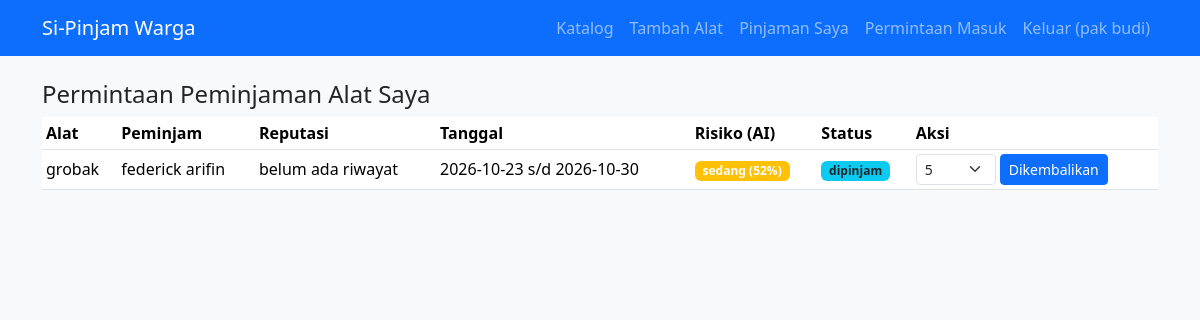
Screenshot of /owner (signed in) with the database file from the repository.
### models.py (models this page shows)
class User(UserMixin, db.Model):
    id = db.Column(db.Integer, primary_key=True)
    name = db.Column(db.String(80), nullable=False)
    email = db.Column(db.String(120), unique=True, nullable=False)
    password_hash = db.Column(db.String(200), nullable=False)

class Loan(db.Model):
    id = db.Column(db.Integer, primary_key=True)
    item_id = db.Column(db.Integer, db.ForeignKey("item.id"), nullable=False)
    borrower_id = db.Column(db.Integer, db.ForeignKey("user.id"), nullable=False)
    start_date = db.Column(db.Date, nullable=False)
    due_date = db.Column(db.Date, nullable=False)
    returned_date = db.Column(db.Date)
    status = db.Column(db.String(20), default="diajukan")
    risk_prob = db.Column(db.Float)
    risk_label = db.Column(db.String(10))
    created_at = db.Column(db.Date, default=date.today)
    item = db.relationship("Item")
    borrower = db.relationship("User")

class Item(db.Model):
    id = db.Column(db.Integer, primary_key=True)
    name = db.Column(db.String(100), nullable=False)
    category = db.Column(db.String(50), nullable=False)
    description = db.Column(db.Text, default="")
    owner_id = db.Column(db.Integer, db.ForeignKey("user.id"), nullable=False)
    owner = db.relationship("User")

### app.py (the view)
@app.route("/owner")
@login_required
def owner():
    mark_overdue()
    loans = (Loan.query.join(Item).filter(Item.owner_id == current_user.id)
             .order_by(Loan.id.desc()).all())
    return render_template("owner.html", loans=loans)

### app.py (called while the page is built)
@login_manager.user_loader
def load_user(uid):
    return db.session.get(User, int(uid))

### logic.py (called while the page is built)
def mark_overdue():
    for l in Loan.query.filter(Loan.status == "dipinjam", Loan.due_date < date.today()):
        l.status = "terlambat"
    db.session.commit()

def borrower_stats(user_id):
    loans = Loan.query.filter_by(borrower_id=user_id, status="dikembalikan").all()
    n = len(loans)
    if n == 0:  # peminjam baru: nilai netral
        return {"n_prev": 0, "ontime_rate": 0.5, "avg_rating": 3.0}
    ontime = sum(1 for l in loans if l.returned_date <= l.due_date) / n
    ratings = [r.rating for r in Review.query.filter(Review.loan_id.in_([l.id for l in loans]))]
    avg = sum(ratings) / len(ratings) if ratings else 3.0
    return {"n_prev": n, "ontime_rate": ontime, "avg_rating": avg}

def reputation(user_id):
    s = borrower_stats(user_id)
    if s["n_prev"] == 0:
        return None
    return round(50 * s["avg_rating"] / 5 + 50 * s["ontime_rate"])

### templates/owner.html
{% extends "base.html" %}
{% block content %}
<h4>Permintaan Peminjaman Alat Saya</h4>
<table class="table table-sm bg-white align-middle">
  <tr><th>Alat</th><th>Peminjam</th><th>Reputasi</th><th>Tanggal</th><th>Risiko (AI)</th><th>Status</th><th>Aksi</th></tr>
  {% for l in loans %}
  {% set rep = reputation(l.borrower_id) %}
  <tr>
    <td>{{ l.item.name }}</td>
    <td>{{ l.borrower.name }}</td>
    <td>{{ rep if rep is not none else 'belum ada riwayat' }}</td>
    <td>{{ l.start_date }} s/d {{ l.due_date }}</td>
    <td>
      {% if l.risk_label %}
        <span class="badge bg-{{ {'rendah':'success','sedang':'warning','tinggi':'danger'}[l.risk_label] }}">
          {{ l.risk_label }} ({{ (l.risk_prob*100)|round|int }}%)</span>
      {% else %}<span class="text-muted small">model belum dilatih</span>{% endif %}
    </td>
    <td><span class="badge bg-info text-dark">{{ l.status }}</span></td>
    <td>
      {% if l.status == 'diajukan' %}
        <form class="d-inline" method="post" action="{{ url_for('loan_action', loan_id=l.id, action='approve') }}"><button class="btn btn-sm btn-success">Setujui</button></form>
        <form class="d-inline" method="post" action="{{ url_for('loan_action', loan_id=l.id, action='reject') }}"><button class="btn btn-sm btn-outline-danger">Tolak</button></form>
      {% elif l.status == 'disetujui' %}
        <form method="post" action="{{ url_for('loan_action', loan_id=l.id, action='handover') }}"><button class="btn btn-sm btn-primary">Serahkan alat</button></form>
      {% elif l.status in ('dipinjam', 'terlambat') %}
        <form class="d-flex gap-1" method="post" action="{{ url_for('loan_action', loan_id=l.id, action='return') }}">
          <select class="form-select form-select-sm" name="rating" style="width:80px">
            {% for r in [5,4,3,2,1] %}<option>{{ r }}</option>{% endfor %}</select>
          <button class="btn btn-sm btn-primary">Dikembalikan</button>
        </form>
      {% endif %}
    </td>
  </tr>
  {% else %}<tr><td colspan="7" class="text-muted">Belum ada permintaan.</td></tr>
  {% endfor %}
</table>
{% endblock %}

### templates/base.html (shortened to what this page needs)
<!doctype html>
<html lang="id">
<head>
  <link href="https://cdn.jsdelivr.net/npm/bootstrap@5.3.3/dist/css/bootstrap.min.css" rel="stylesheet">
</head>
<body class="bg-light">
<nav class="navbar navbar-expand navbar-dark bg-primary mb-4">
  <div class="container">
    <a class="navbar-brand" href="{{ url_for('catalog') }}">Si-Pinjam Warga</a>
    {% if current_user.is_authenticated %}
    <div class="navbar-nav ms-auto align-items-center">
      <a class="nav-link" href="{{ url_for('catalog') }}">Katalog</a>
      <a class="nav-link" href="{{ url_for('new_item') }}">Tambah Alat</a>
      <a class="nav-link" href="{{ url_for('my_loans') }}">Pinjaman Saya</a>
      <a class="nav-link" href="{{ url_for('owner') }}">Permintaan Masuk</a>
      <a class="nav-link" href="{{ url_for('logout') }}">Keluar ({{ current_user.name }})</a>
    </div>
    {% endif %}
  </div>
</nav>
<div class="container pb-5">
  {% block content %}{% endblock %}
</div>
</body>
</html>

### rows the page displays
User: name "pak budi"
Loan: item.name "grobak", borrower.name "federick arifin", rep "belum ada riwayat", start_date "2026-10-23", due_date "2026-10-30", risk_label "sedang", (l.risk_prob*100)|round|int "52", status "dipinjam"

### other values shown
form field rating "5"
